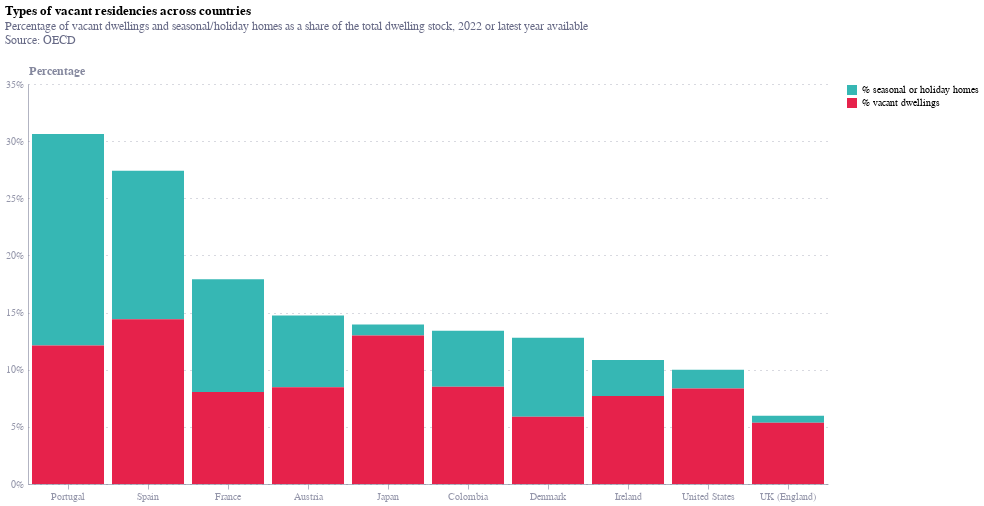

Notebook code cell kept with this figure:
### Code cell
chart = alt.Chart(oecd_housing2).mark_bar().encode(
    x=alt.X('Country:O', sort=None, title=None),
    y=alt.Y('sum(Percentage):Q', title='Percentage', 
            axis=alt.Axis(format='%')),
    color=alt.Color('Category:N', title=None,
    legend=alt.Legend(
            title=None,
            labelExpr="datum.label === 'percentage seasonal or holiday homes' ? '% seasonal or holiday homes' : '% vacant dwellings'"
        )),
    tooltip=[alt.Tooltip('Country:O'), alt.Tooltip('Percentage:Q', format='.2f')]
).properties(
    width=800,
    height=400,

)

chart = chart.properties(
    title={
        "text": ["Types of vacant residencies across countries"],
        "subtitle": ["Percentage of vacant dwellings and seasonal/holiday homes as a share of the total dwelling stock, 2022 or latest year available", "Source: OECD", ""],
        "subtitleColor": "#676A86",
        "anchor": "start"
    }
)
chart

### Figure 1 — Vega-Lite specification as saved in the notebook (floating-point values rounded to 4 significant figures)
{"config": {"font": "Circular Std", "mark": {"line": {"interpolate": "monotone"}}, "view": {"stroke": "transparent", "width": 400, "height": 300}, "range": {"category": ["#36B7B4", "#E6224B", "#F4C245", "#0063AF", "#00A767", "#179FDB", "#EB5C2E"], "diverging": ["#E6224B", "#E54753", "#C9C9C9", "#179FDB", "#122B39"], "heatmap": ["#C9C9C9", "#179FDB", "#0063AF", "#122B39"], "ordinal": ["#00A767", "#36B7B4", "#179FDB", "#0063AF", "#243B5A"]}, "axisX": {"domainColor": "#676A86", "domainOpacity": 0.5, "grid": false, "labelAngle": 0, "labelColor": "#676A86", "labelOpacity": 0.7, "orient": "bottom", "tickColor": "#676A86", "tickCount": 10, "tickOpacity": 0.5, "title": false, "titleAlign": "center", "titleAnchor": "middle", "titleColor": "#676A86", "titleFontSize": 12, "titleOpacity": 0.8, "titleY": -15}, "axisY": {"domainColor": "#676A86", "domainOpacity": 0.5, "gridColor": "#676A86", "gridDash": [1, 5], "gridOpacity": 0.5, "labelColor": "#676A86", "labelOpacity": 0.7, "labelPadding": 5, "tickColor": "#676A86", "tickCount": 8, "tickOpacity": 0.5, "ticks": false, "titleAlign": "left", "titleAngle": 0, "titleBaseline": "bottom", "titleColor": "#676A86", "titleFontSize": 12, "titleOpacity": 0.8, "titleX": 0, "titleY": -7}}, "data": {"name": "data-52a4ba48f02c1d28b498cdc620c0e495"}, "mark": {"type": "bar"}, "encoding": {"color": {"field": "Category", "legend": {"labelExpr": "datum.label === 'percentage seasonal or holiday homes' ? '% seasonal or holiday homes' : '% vacant dwellings'", "title": null}, "title": null, "type": "nominal"}, "tooltip": [{"field": "Country", "type": "ordinal"}, {"field": "Percentage", "format": ".2f", "type": "quantitative"}], "x": {"field": "Country", "sort": null, "title": null, "type": "ordinal"}, "y": {"aggregate": "sum", "axis": {"format": "%"}, "field": "Percentage", "title": "Percentage", "type": "quantitative"}}, "height": 400, "title": {"text": ["Types of vacant residencies across countries"], "subtitle": ["Percentage of vacant dwellings and seasonal/holiday homes as a share of the total dwelling stock, 2022 or latest year available", "Source: OECD", ""], "subtitleColor": "#676A86", "anchor": "start"}, "width": 800, "$schema": "https://vega.github.io/schema/vega-lite/v5.8.0.json", "datasets": {"data-52a4ba48f02c1d28b498cdc620c0e495": [{"Country": "Portugal", "Category": "percentage seasonal or holiday homes", "Percentage": 0.1851}, {"Country": "Spain", "Category": "percentage seasonal or holiday homes", "Percentage": 0.1299}, {"Country": "France", "Category": "percentage seasonal or holiday homes", "Percentage": 0.09861}, {"Country": "Austria", "Category": "percentage seasonal or holiday homes", "Percentage": 0.06296}, {"Country": "Japan", "Category": "percentage seasonal or holiday homes", "Percentage": 0.009575}, {"Country": "Colombia", "Category": "percentage seasonal or holiday homes", "Percentage": 0.049}, {"Country": "Denmark", "Category": "percentage seasonal or holiday homes", "Percentage": 0.06901}, {"Country": "Ireland", "Category": "percentage seasonal or holiday homes", "Percentage": 0.03151}, {"Country": "United States", "Category": "percentage seasonal or holiday homes", "Percentage": 0.01626}, {"Country": "UK (England)", "Category": "percentage seasonal or holiday homes", "Percentage": 0.006133}, {"Country": "Portugal", "Category": "percentage vacant dwellings excluding seasonal and holiday homes", "Percentage": 0.1211}, {"Country": "Spain", "Category": "percentage vacant dwellings excluding seasonal and holiday homes", "Percentage": 0.1441}, {"Country": "France", "Category": "percentage vacant dwellings excluding seasonal and holiday homes", "Percentage": 0.08055}, {"Country": "Austria", "Category": "percentage vacant dwellings excluding seasonal and holiday homes", "Percentage": 0.08458}, {"Country": "Japan", "Category": "percentage vacant dwellings excluding seasonal and holiday homes", "Percentage": 0.1299}, {"Country": "Colombia", "Category": "percentage vacant dwellings excluding seasonal and holiday homes", "Percentage": 0.085}, {"Country": "Denmark", "Category": "percentage vacant dwellings excluding seasonal and holiday homes", "Percentage": 0.05895}, {"Country": "Ireland", "Category": "percentage vacant dwellings excluding seasonal and holiday homes", "Percentage": 0.07692}, {"Country": "United States", "Category": "percentage vacant dwellings excluding seasonal and holiday homes", "Percentage": 0.08366}, {"Country": "UK (England)", "Category": "percentage vacant dwellings excluding seasonal and holiday homes", "Percentage": 0.05351}]}}
